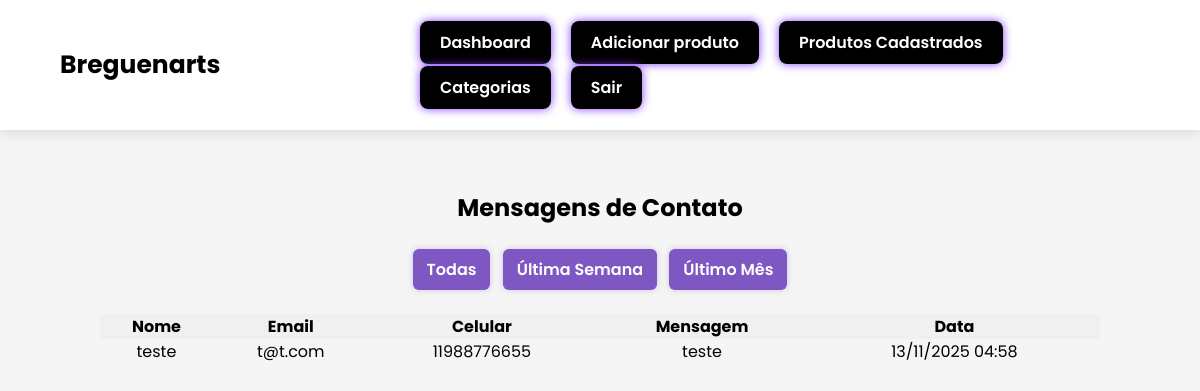
The app's page /mensagens/, older data.
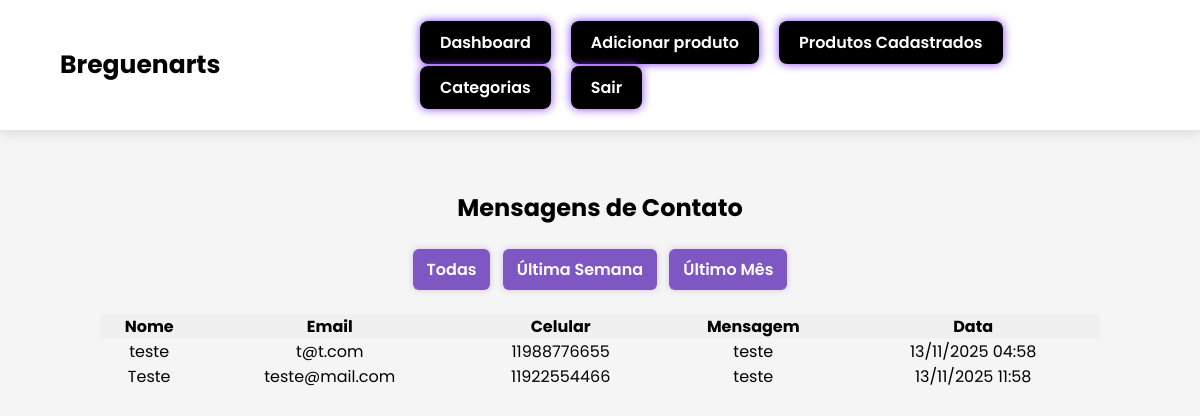
The same page, newer data.
### usuarios/models.py (models this page shows, shortened)
class MensagemContato(models.Model):
    nome = models.CharField(max_length=100)
    email = models.EmailField()
    celular = models.CharField(max_length=20, blank=True)
    mensagem = models.TextField()
    data_envio = models.DateTimeField(auto_now_add=True)

### usuarios/views.py (the view)
# urls.py: path("mensagens/", views.listar_mensagens, name="listar_mensagens"),
def listar_mensagens(request):
    filtro = request.GET.get("filtro", "todas")
    mensagens = MensagemContato.objects.all()
    if filtro == "semana":
        inicio = timezone.now() - timedelta(days=7)
        mensagens = mensagens.filter(data_envio__gte=inicio)
    elif filtro == "mes":
        inicio = timezone.now() - timedelta(days=30)
        mensagens = mensagens.filter(data_envio__gte=inicio)
    return render(request, "mensagens/listar.html", {"mensagens": mensagens, "filtro": filtro})

### templates/mensagens/listar.html (shortened to what this page needs)
{% extends 'bases/base.html' %}
{% block content %}
<div style="max-width: 1000px; margin: 0 auto;">
  <h2 style="text-align:center; margin-bottom:20px;">Mensagens de Contato</h2>
  <div style="text-align:center; margin-bottom:20px;">
    <a href="?filtro=todas" class="botao-acao">Todas</a>
    <a href="?filtro=semana" class="botao-acao">Última Semana</a>
    <a href="?filtro=mes" class="botao-acao">Último Mês</a>
  </div>
  <table class="tabela-categorias" style="width: 100%; border-collapse: collapse;">
    <thead>
      <tr style="background-color: #f0f0f0;">
        <th style="text-align: center;">Nome</th>
        <th style="text-align: center;">Email</th>
        <th style="text-align: center;">Celular</th>
        <th style="text-align: center;">Mensagem</th>
        <th style="text-align: center;">Data</th>
      </tr>
    </thead>
    <tbody>
      {% for m in mensagens %}
      <tr>
        <td style="text-align:center;">{{ m.nome }}</td>
        <td style="text-align:center;">{{ m.email }}</td>
        <td style="text-align:center;">{{ m.celular }}</td>
        <td style="text-align:center;">{{ m.mensagem }}</td>
        <td style="text-align:center;">{{ m.data_envio|date:"d/m/Y H:i" }}</td>
      </tr>
      {% empty %}
      <tr><td colspan="5" style="text-align:center;">Nenhuma mensagem encontrada.</td></tr>
      {% endfor %}
    </tbody>
  </table>
</div>
{% endblock %}

Row changes from the older to the newer data that the page shows:
added MensagemContato: nome "Teste", email "teste@mail.com", celular "11922554466", mensagem "teste", data_envio "13/11/2025 11:58"
